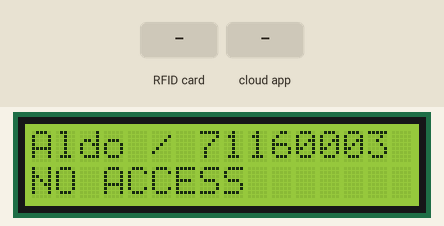
Recording of a sketch running on a simulated ESP8266 (NodeMCU). Parts: 16×2 character LCD. The inputs (shaded band) are chosen by the test bench. WiFi joins after 1.5 s; servers stay silent unless stated; the Firebase database answers and starts empty; what the sketch prints to the serial monitor is not drawn.

Above: at 5.9 s.
6.0 s: RFID card B7 78 5E 62 held to the reader
At 7.1 s:
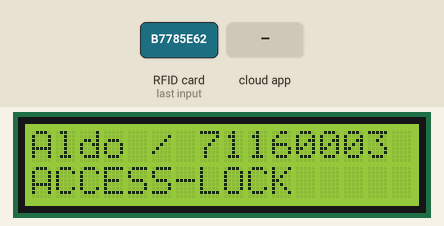
7.8 s: the phone or cloud app sets lock to 1
At 9.0 s:
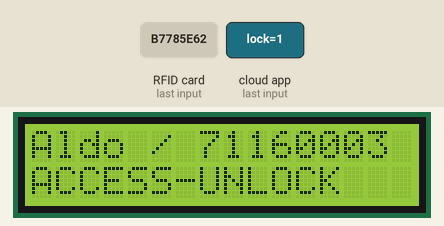
9.3 s: the phone or cloud app sets lock to 0
At 10.7 s:
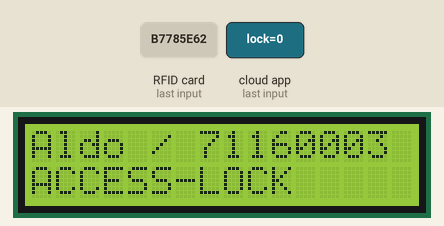
Timing chart, 0 to 12.3 s (numbered marks = the images above; inputs shaded):
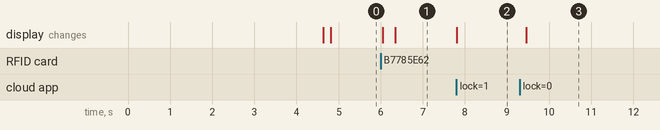

The sketch:

TAS_71160003.ino
```cpp
#include "FirebaseESP8266.h"
#include <SPI.h> // SPI library
#include <MFRC522.h> // RFID library (https://github.com/miguelbalboa/rfid)
#include <ESP8266WiFi.h>
#include <LiquidCrystal_I2C.h> // 1602A library (https://github.com/johnrickman/LiquidCrystal_I2C)

#define FIREBASE_HOST "https://tasiot-71160003.firebaseio.com/"
#define FIREBASE_AUTH "FVREOlRTsT3xtWPVaXNFojS1uZFf6x5hk4k5GuvB"

constexpr uint8_t RST_PIN = 2;
constexpr uint8_t SS_PIN = 0;
String path = "/Node1";
bool rfidTapped = false;
const char* ssid = "SSID";
const char* password = "PASSWORD";
int accessValue = 0;
int lockValue = 0;
MFRC522 mfrc522(SS_PIN, RST_PIN);   // Create MFRC522 instance
LiquidCrystal_I2C lcd(0x27,16,2);
FirebaseData firebaseData;

void setup() {
  // put your setup code here, to run once:
  delay(3000);
  Serial.begin(9600);   // Initiate a serial communication

  WiFi.begin(ssid, password);
  Serial.print(F("Connecting"));
  while (WiFi.status() != WL_CONNECTED) {
    delay(500);
    Serial.print(".");
  }

  // Connecting to Firebase
  Serial.println(F("\nConnected"));
  Firebase.begin(FIREBASE_HOST, FIREBASE_AUTH); //Connect to Firebase
  Firebase.reconnectWiFi(true);

  // RFID
  SPI.begin();      // Initiate SPI bus
  mfrc522.PCD_Init();   // Initiate MFRC522
  mfrc522.PCD_DumpVersionToSerial();  // Show details of PCD - MFRC522 Card Reader details

  // 1602A LCD
  lcd.init();
  lcd.backlight();
  lcd.setCursor(0,0);
  lcd.print("Aldo / 71160003");
  Firebase.getInt(firebaseData, path + "/access"); //get sound value from firebase
  accessValue = firebaseData.intData();
  lcd.setCursor(0,1);
  if(accessValue == 0){
    lcd.print(F("NO ACCESS"));
    rfidTapped = false;
    Serial.println("Control Not Active");
  }
  else{
    lcd.print(F("ACCESS"));
    rfidTapped = true;
    Serial.println("Control Active");
  }
  Serial.println("------------------------------------\n");
}

void loop() {
  // put your main code here, to run repeatedly:
  if (mfrc522.PICC_IsNewCardPresent()) { // Look for new cards
    if (mfrc522.PICC_ReadCardSerial()) { // Select one of the cards
      Serial.println("ID Card Get");
      Serial.print("Card ID : ");

      String content = "";
      for (byte i = 0; i < mfrc522.uid.size; i++) {
        // Dump a byte array as hex values to Serial
        Serial.print(mfrc522.uid.uidByte[i] < 0x10 ? " 0" : " ");
        Serial.print(mfrc522.uid.uidByte[i], HEX);

        // Dump a byte array as hex values to String
        content.concat(String(mfrc522.uid.uidByte[i] < 0x10 ? " 0" : " "));
        content.concat(String(mfrc522.uid.uidByte[i], HEX)); //
      }

      content.toUpperCase(); // Make string become UPPERCASE
      mfrc522.PICC_HaltA();
      if (content.substring(1) == "B7 78 5E 62") { // Change UID of the card that you want to give access, for example A0 B1 C2 D3
        // Do something with access granted
        Serial.println();
        Serial.println("---Access Granted---");

        lcd.clear();
        lcd.setCursor(0,0);
        lcd.print("Aldo / 71160003");
        if(rfidTapped == false){
          rfidTapped = true;
          lcd.setCursor(0,1);
          lcd.print(F("ACCESS"));
          Serial.println("Control Active");
          Firebase.setInt(firebaseData, path + "/access", 1);
          accessValue = 1;
          Serial.println();
        }
        else if(rfidTapped == true){
          rfidTapped = false;
          lcd.setCursor(0,1);
          lcd.print(F("NO ACCESS"));
          Serial.println("Control Not Active");
          Firebase.setInt(firebaseData, path + "/access", 0);
          accessValue = 0;
          Serial.println();
        }
      }
      else {
        // Do something with access denied
        Serial.println();
        Serial.println("---Access Denied---");
      }
    }
  }

  Firebase.getInt(firebaseData, path + "/lock"); //get sound value from firebase
  int locked = firebaseData.intData();
  if(accessValue == 1){
    if(locked == 0){
      lcd.setCursor(6,1);
      lcd.print(F("-LOCK  "));
    }
    else{
      lcd.setCursor(6,1);
      lcd.print(F("-UNLOCK"));
    }
  }
}
```

Measured:
- after the input at 6.0 s, the display: first changes at once (image 1 shows a later state)
- after the input at 7.8 s, the display: changes at once (image 2)
- after the input at 9.3 s, the display: changes after 0.15 s (image 3)
